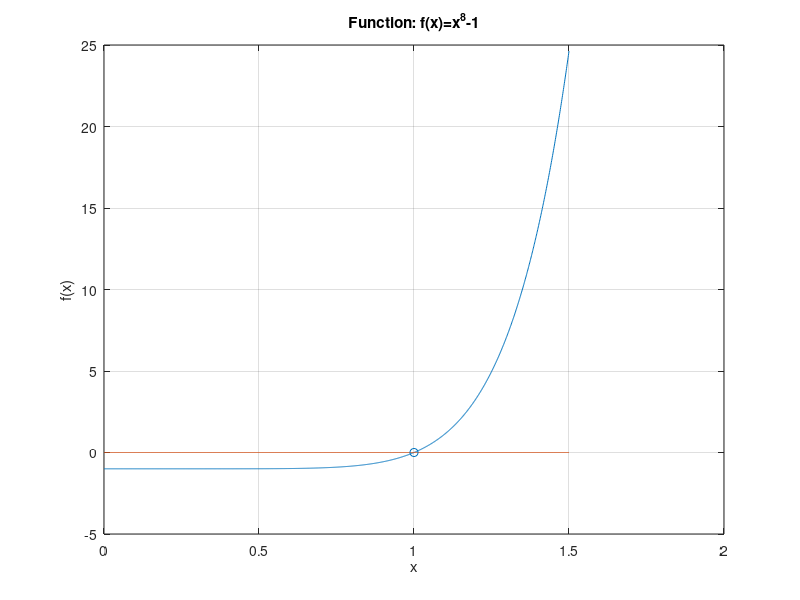
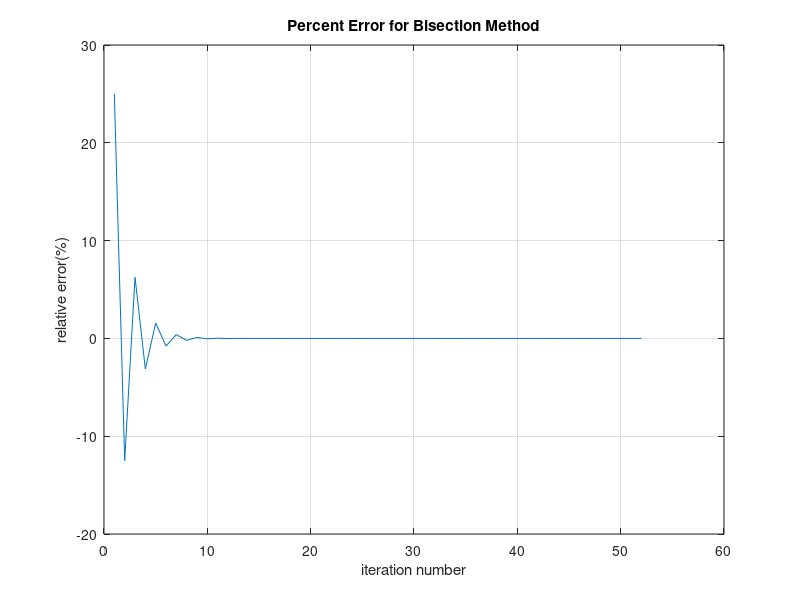
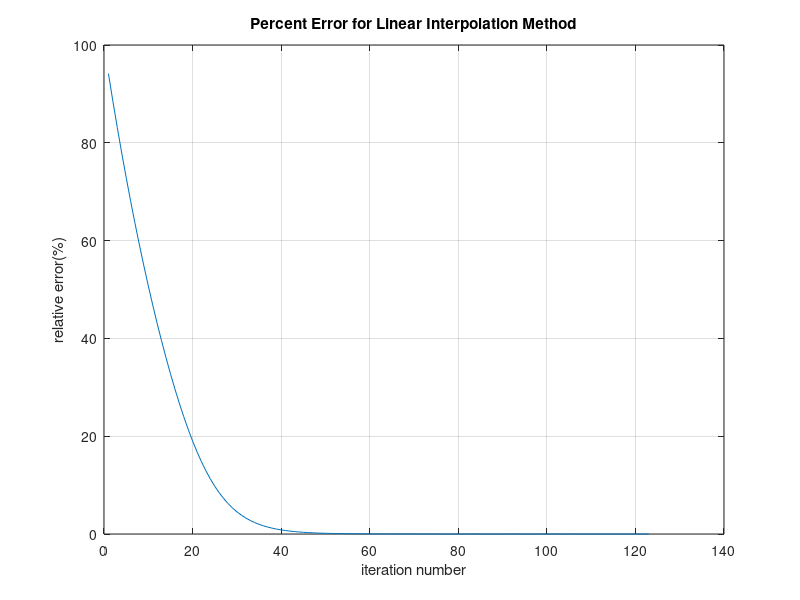
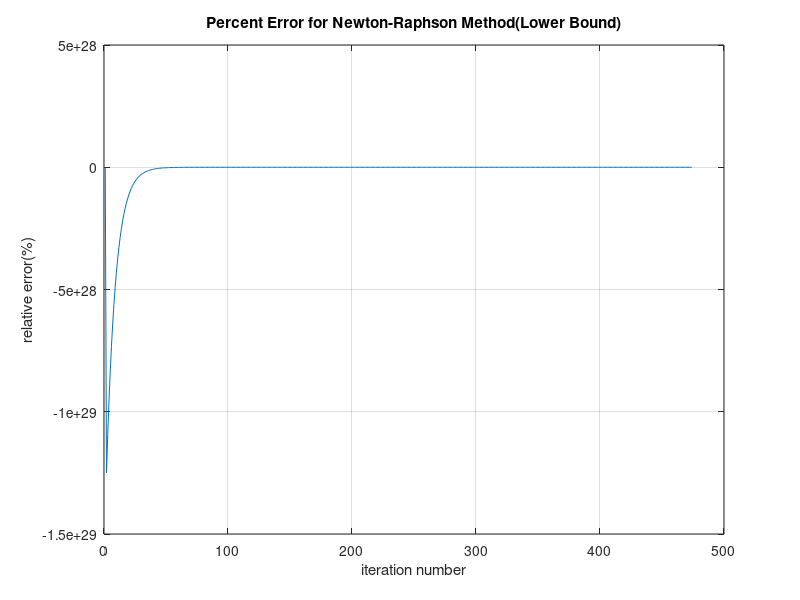

These figures' MATLAB source, in order:
%
%% MECH 505-Homework 3
%% Sichao Zhang
%
%% Problem 1
%%
x = 0 : 0.001 : 1.5;
f = @(x) x.^8 - 1;
fdot = @(x) 8*x.^7;
true_zero = roots([1,0,0,0,0,0,0,0,-1]); 
figure(1);
plot(x,f(x));
hold on;
plot(x,zeros(1,length(x)));
hold on;
grid on;
xlabel('x');
ylabel('f(x)');
title('Function: f(x)=x^8-1');
scatter(1,0);
%
%% Bisection Method
x_l = x(1);
x_u = x(end);
bisec_zero = [];
for ii = 1 : 1000
    x_j(:,ii) = (x_l + x_u)/2;
    if f(x_l)*f(x_j(:,ii)) < 0
        x_u = x_j(:,ii);
    elseif f(x_l)*f(x_j(:,ii)) > 0
        x_l = x_j(:,ii);
    else
        bisec_zero = [bisec_zero,x_j(:,ii)];
        break
    end
end
bisec_relerr = (1-x_j)/1 *100;
bisec(1,:) = 1 : ii;
bisec(2,:) = x_j;
bisec(3,:) = bisec_relerr;
fprintf('Number of Iretations with Bisection Method: %5d\n',ii);
figure(2);
plot(bisec_relerr);
grid on;
xlabel('iteration number');
ylabel('relative error(%)');
title('Percent Error for Bisection Method');

clear x_l x_u x_j bisec_relerr bisec_zero ii;
%
%% Linear Interpolation Method
x_l = x(1);
x_u = x(end);
inter_zero = [];
inter_tol = 1e-15;
for ii = 1 : 1000
    x_j(:,ii) = x_l - f(x_l)*(x_u-x_l)/(f(x_u)-f(x_l));
    if f(x_l)*f(x_j(:,ii))+inter_tol < 0
        x_u = x_j(:,ii);
    elseif f(x_l)*f(x_j(:,ii))-inter_tol > 0
        x_l = x_j(:,ii);
    else
        inter_zero = [inter_zero,x_j(:,ii)];
        break
    end
end
inter_relerr = (1-x_j)/1 *100;
inter(1,:) = 1 : ii;
inter(2,:) = x_j;
inter(3,:) = inter_relerr;
fprintf('Number of Iretations with Linear Interpolation Method: %5d\n',ii);
figure(3);
plot(inter_relerr);
grid on;
xlabel('iteration number');
ylabel('relative error(%)');
title('Percent Error for Linear Interpolation Method');

clear x_l x_u x_j inter_relerr inter_zero inter_tol ii;
%
%% Newton-Raphson Method
% Start at the lower bound
x_l = x(1);
x_u = x(end);
x_j(:,1) = x_l;
newtonlow_zero = [];
newtonlow_tol = 1e-4;
for ii = 1 : 1000
    if fdot(x_j(:,ii)) == 0
        x_j(:,ii+1) = x_j(:,ii)+newtonlow_tol - f(x_j(:,ii)+newtonlow_tol)/fdot(x_j(:,ii)+newtonlow_tol);
    else
        x_j(:,ii+1) = x_j(:,ii) - f(x_j(:,ii))/fdot(x_j(:,ii));
    end
    if f(x_j(:,ii+1)) == 0
        newtonlow_zero = [newtonlow_zero,x_j(:,ii+1)];
        break
    end
end
newtonlow_relerr = (1-x_j)/1 *100;
newtonlow(1,:) = 0 : ii;
newtonlow(2,:) = x_j;
newtonlow(3,:) = newtonlow_relerr;
fprintf('Number of Iretations with Newton-Raphson Method(lower): %5d\n',ii);
figure(4);
plot(newtonlow_relerr);
grid on;
xlabel('iteration number');
ylabel('relative error(%)');
title('Percent Error for Newton-Raphson Method(Lower Bound)');

clear x_l x_u x_j newtonlow_relerr newtonlow_zero newtonlow_tol ii;
%
% Start at the uppper bound
x_l = x(1);
x_u = x(end);
x_j(:,1) = x_u;
newtonup_zero = [];
newtonup_tol = 1e-4;
for ii = 1 : 1000
    if fdot(x_j(:,ii)) == 0
        x_j(:,ii+1) = x_j(:,ii)+newtonup_tol - f(x_j(:,ii)+newtonup_tol)/fdot(x_j(:,ii)+newtonup_tol);
    else
        x_j(:,ii+1) = x_j(:,ii) - f(x_j(:,ii))/fdot(x_j(:,ii));
    end
    if f(x_j(:,ii+1)) == 0
        newtonup_zero = [newtonup_zero,x_j(:,ii+1)];
        break
    end
end
newtonup_relerr = (1-x_j)/1 *100;
newtonup(1,:) = 0 : ii;
newtonup(2,:) = x_j;
newtonup(3,:) = newtonup_relerr;
fprintf('Number of Iretations with Newton-Raphson Method(upper): %5d\n',ii);
figure(5);
plot(newtonup_relerr);
grid on;
xlabel('iteration number');
ylabel('relative error(%)');
title('Percent Error for Newton-Raphson Method(Upper Bound)');

clear x_l x_u x_j newtonup_relerr newtonup_zero newtonup_tol ii;
%
%% Secant Method
% Start at the lower bound
x_l = x(1);
x_u = x(end);
x_j(:,1) = x_u;
x_j(:,2) = x_l;
secant_zero = [];
secant_tol = 1e-4;
for ii = 1 : 1000
    if x_j(:,ii) == 0
        x_j(:,ii+2) = x_j(:,ii+1) - f(x_j(:,ii+1))*(x_j(:,ii)+secant_tol-x_j(:,ii+1))/(f(x_j(:,ii)+secant_tol)-f(x_j(:,ii+1)));
    elseif x_j(:,ii+1) == 0
        x_j(:,ii+2) = x_j(:,ii+1)+secant_tol - f(x_j(:,ii+1)+secant_tol)*(x_j(:,ii)-x_j(:,ii+1)-secant_tol)/(f(x_j(:,ii))-f(x_j(:,ii+1)+secant_tol));
    else
        x_j(:,ii+2) = x_j(:,ii+1) - f(x_j(:,ii+1))*(x_j(:,ii)-x_j(:,ii+1))/(f(x_j(:,ii))-f(x_j(:,ii+1)));
    end
    if f(x_j(:,ii+2)) == 0
        secant_zero = [secant_zero,x_j(:,ii+2)];
        break
    end
end
secant_relerr = (1-x_j)/1 *100;
secant(1,:) = -1 : ii;
secant(2,:) = secant_relerr;
secant(3,:) = x_j;
fprintf('Number of Iretations with Secant Method: %5d\n',ii);
figure(6);
plot(secant_relerr);
grid on;

clear x_l x_u x_j secant_relerr secant_zero secant_tol ii;
%
%%
figure(7);
plot(bisec(end,:));
hold on;
plot(inter(end,:));
hold on;
plot(newtonlow(end,:));
hold on;
plot(newtonup(end,:));
hold on;
grid on;
legend('bisection','linear interpolation','newton(lower)','newton(upper)');
xlabel('iretation number');
ylabel('relative error(%)');
title('Percent Error');